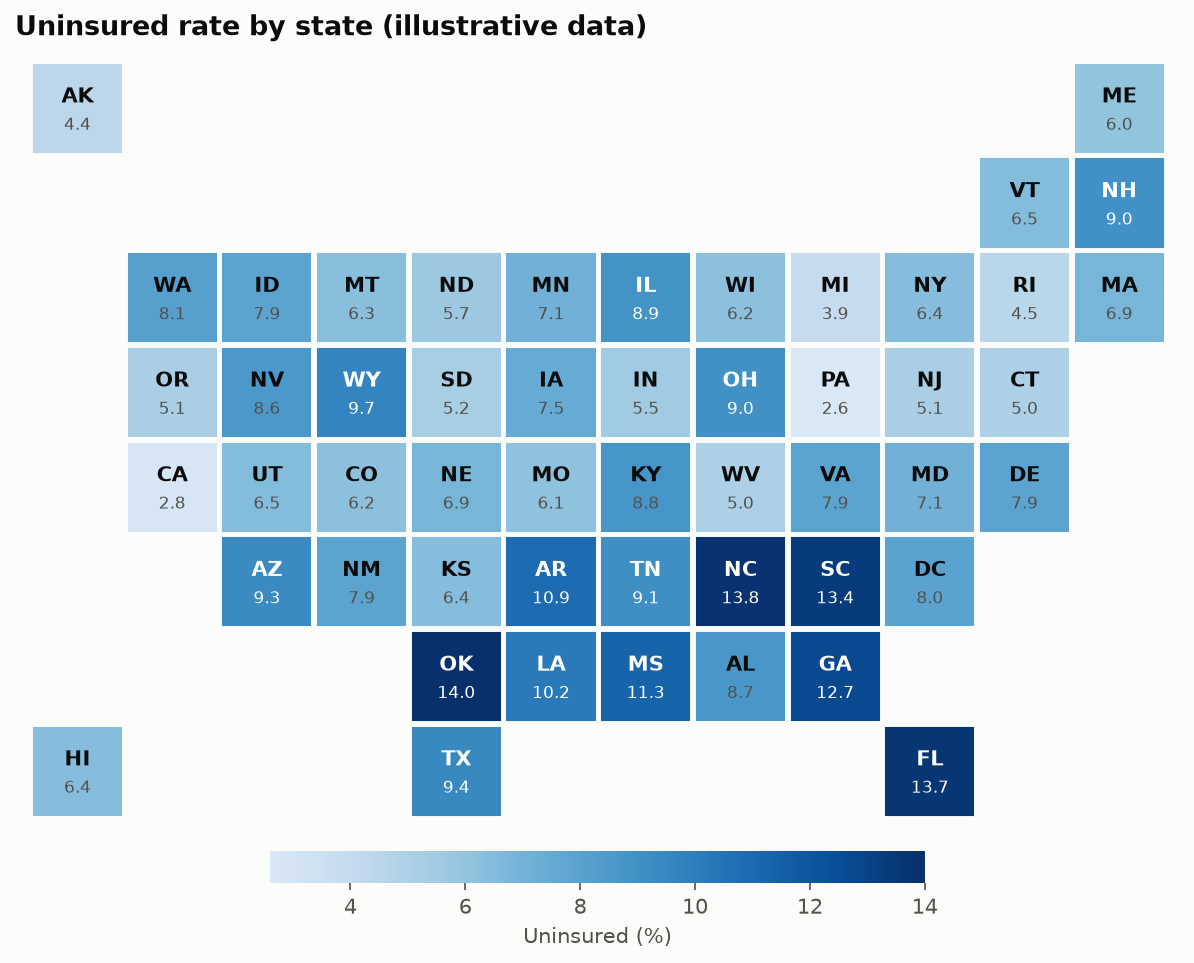

The Python source for this figure:
"""
Tile Grid Map  -  family: Spatial

DESIGN PURPOSE
Replaces every region with an equal-sized square laid out roughly in its
geographic position. Each state gets the same visual weight, which fixes the
choropleth's large-area bias.

WHEN TO USE
  - Every region should count equally (US states, EU countries, districts)
  - Small regions (RI, DE, DC) would vanish on a real map
  - You want a compact, label-friendly map that works in print

AVOID WHEN
  - Exact geography, distance or shape matters
  - The audience is unfamiliar with the regions and needs the real outlines to
    orient

ALTERNATIVES
  - Choropleth map
  - Hexagon tile map
  - Sorted bar chart

EXAMPLE
The same illustrative state uninsured rates as the choropleth, on a tile grid.

Run:  python tile_grid_map.py
"""
import sys
from pathlib import Path

import numpy as np
import pandas as pd
import matplotlib.pyplot as plt

# Library style: categorical colors in fixed order, recessive axes, hairline grid.
PALETTE = ["#2a78d6", "#eb6834", "#1baf7a", "#eda100",
           "#e87ba4", "#008300", "#6250d6", "#e34948"]
SEQ_CMAP = "Blues"      # sequential: one hue, light -> dark
DIV_CMAP = "RdBu_r"     # diverging: two opposite hues, neutral midpoint
GRAY = "#b8b7b1"        # de-emphasised marks
plt.rcParams.update({
    "figure.figsize": (8, 4.8), "figure.dpi": 110, "figure.facecolor": "#fcfcfb",
    "axes.facecolor": "#fcfcfb", "axes.edgecolor": "#c9c8c3", "axes.linewidth": 0.8,
    "axes.spines.top": False, "axes.spines.right": False,
    "axes.grid": True, "grid.color": "#e6e5e1", "grid.linewidth": 0.6, "axes.axisbelow": True,
    "axes.prop_cycle": plt.cycler(color=PALETTE),
    "axes.titlesize": 13, "axes.titleweight": "bold", "axes.titlelocation": "left",
    "axes.labelcolor": "#52514e", "xtick.color": "#52514e", "ytick.color": "#52514e",
    "text.color": "#0b0b0b", "font.size": 10, "lines.linewidth": 2,
    "legend.frameon": False,
})

# --- Example data ------------------------------------------------------------
STATES = ["AL", "AK", "AZ", "AR", "CA", "CO", "CT", "DE", "DC", "FL", "GA", "HI", "ID", "IL", "IN",
          "IA", "KS", "KY", "LA", "ME", "MD", "MA", "MI", "MN", "MS", "MO", "MT", "NE", "NV", "NH",
          "NJ", "NM", "NY", "NC", "ND", "OH", "OK", "OR", "PA", "RI", "SC", "SD", "TN", "TX", "UT",
          "VT", "VA", "WA", "WV", "WI", "WY"]

GRID = {"AK": (0, 0), "ME": (0, 11), "VT": (1, 10), "NH": (1, 11),
        "WA": (2, 1), "ID": (2, 2), "MT": (2, 3), "ND": (2, 4), "MN": (2, 5), "IL": (2, 6),
        "WI": (2, 7), "MI": (2, 8), "NY": (2, 9), "RI": (2, 10), "MA": (2, 11),
        "OR": (3, 1), "NV": (3, 2), "WY": (3, 3), "SD": (3, 4), "IA": (3, 5), "IN": (3, 6),
        "OH": (3, 7), "PA": (3, 8), "NJ": (3, 9), "CT": (3, 10),
        "CA": (4, 1), "UT": (4, 2), "CO": (4, 3), "NE": (4, 4), "MO": (4, 5), "KY": (4, 6),
        "WV": (4, 7), "VA": (4, 8), "MD": (4, 9), "DE": (4, 10),
        "AZ": (5, 2), "NM": (5, 3), "KS": (5, 4), "AR": (5, 5), "TN": (5, 6), "NC": (5, 7),
        "SC": (5, 8), "DC": (5, 9),
        "OK": (6, 4), "LA": (6, 5), "MS": (6, 6), "AL": (6, 7), "GA": (6, 8),
        "HI": (7, 0), "TX": (7, 4), "FL": (7, 9)}
rng = np.random.default_rng(8)
south = {"TX", "OK", "GA", "FL", "MS", "AL", "SC", "NC", "TN", "AR", "LA", "NM", "AZ", "NV", "WY"}
rate = [rng.normal(11.5 if s in south else 6.5, 1.6) for s in STATES]
df = pd.DataFrame({"state": STATES, "uninsured_pct": np.clip(rate, 2.5, 18).round(1)})
df["row"] = df["state"].map(lambda s: GRID[s][0])
df["col"] = df["state"].map(lambda s: GRID[s][1])
df.head()

# --- Plot --------------------------------------------------------------------
import matplotlib as mpl
norm = mpl.colors.Normalize(df["uninsured_pct"].min(), df["uninsured_pct"].max())
cmap = plt.get_cmap(SEQ_CMAP)
fig, ax = plt.subplots(figsize=(10, 6.5))
for _, r in df.iterrows():
    c = cmap(0.15 + 0.85 * norm(r.uninsured_pct))
    ax.add_patch(plt.Rectangle((r.col, -r.row), 0.92, 0.92, color=c))
    dark = norm(r.uninsured_pct) > 0.55
    ax.text(r.col + 0.46, -r.row + 0.58, r.state, ha="center", va="center", fontsize=10,
            fontweight="bold", color="white" if dark else "#0b0b0b")
    ax.text(r.col + 0.46, -r.row + 0.28, f"{r.uninsured_pct:.1f}", ha="center", va="center",
            fontsize=8, color="white" if dark else "#52514e")
ax.set_xlim(-0.2, 12.1); ax.set_ylim(-7.2, 1.1)
ax.set_aspect("equal"); ax.axis("off")
sm = mpl.cm.ScalarMappable(norm=norm, cmap=mpl.colors.ListedColormap(cmap(np.linspace(0.15, 1, 256))))
cb = fig.colorbar(sm, ax=ax, orientation="horizontal", fraction=0.04, pad=0.02, shrink=0.45)
cb.set_label("Uninsured (%)"); cb.outline.set_visible(False)
ax.set_title("Uninsured rate by state (illustrative data)")
fig.tight_layout()

# --- Save / show -------------------------------------------------------------
out = Path(__file__).with_name(Path(__file__).stem + ".png")
fig.savefig(out, dpi=150, bbox_inches="tight")
print(f"saved {out}")
if "--no-show" not in sys.argv:
    plt.show()
